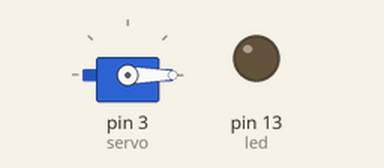
The sketch below on a simulated Arduino Uno, built with avr-gcc and run on an emulated ATmega328P. On the bench: servo, output pins drawn as LEDs (lit = HIGH).

Above: at 0.05 s.
At 3.55 s:
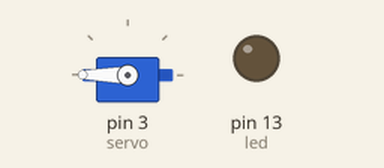
At 6.95 s:
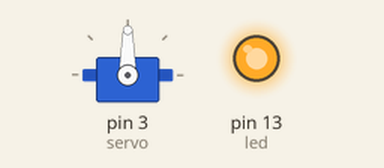
Timing chart, 0 to 9.1 s (numbered marks = the images above):
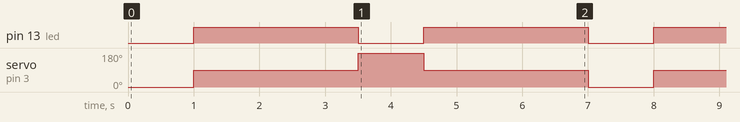

The sketch:

Servo.ino
```cpp
#include <Servo.h>

#define servo 3
Servo myServo;
#define led 13

void setup() {
  myServo.attach(servo);
  pinMode(led,OUTPUT);
}

void loop() {
  myServo.write(0);
  digitalWrite(led, LOW);
  delay(1000);
  myServo.write(90);
  digitalWrite(led,HIGH);
  delay(2500);
  myServo.write(180);
  digitalWrite(led, LOW);
  delay(1000);
  myServo.write(90);
  digitalWrite(led, HIGH);
  delay(2500);


}
```

Measured:
- by itself, pin 13 (led): alternates HIGH for 2.5 s and LOW for 1.0 s
- by itself, servo on pin 3 (servo): repeats every 7.0 s: 180° 1.0 s, 90° 2.5 s, 0° 1.0 s, 90° 2.5 s
